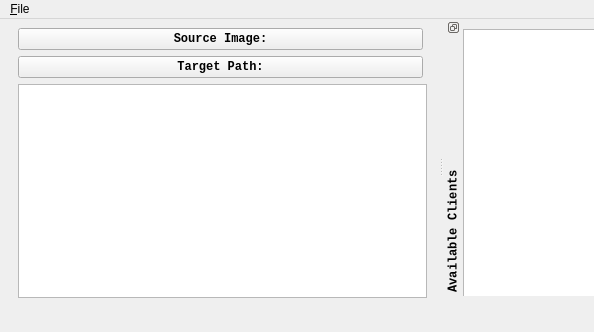
<?xml version="1.0" encoding="UTF-8"?>
<ui version="4.0">
 <class>MainWindow</class>
 <widget class="QMainWindow" name="MainWindow">
  <property name="geometry">
   <rect>
    <x>0</x>
    <y>0</y>
    <width>594</width>
    <height>332</height>
   </rect>
  </property>
  <property name="sizePolicy">
   <sizepolicy hsizetype="Fixed" vsizetype="Fixed">
    <horstretch>0</horstretch>
    <verstretch>0</verstretch>
   </sizepolicy>
  </property>
  <property name="minimumSize">
   <size>
    <width>594</width>
    <height>332</height>
   </size>
  </property>
  <property name="maximumSize">
   <size>
    <width>594</width>
    <height>332</height>
   </size>
  </property>
  <property name="windowTitle">
   <string>MainWindow</string>
  </property>
  <widget class="QWidget" name="centralWidget">
   <layout class="QGridLayout" name="gridLayout_2">
    <item row="3" column="0">
     <widget class="Line" name="line">
      <property name="orientation">
       <enum>Qt::Vertical</enum>
      </property>
     </widget>
    </item>
    <item row="1" column="1">
     <widget class="QPushButton" name="selectTargetButton">
      <property name="sizePolicy">
       <sizepolicy hsizetype="Expanding" vsizetype="Fixed">
        <horstretch>0</horstretch>
        <verstretch>0</verstretch>
       </sizepolicy>
      </property>
      <property name="minimumSize">
       <size>
        <width>115</width>
        <height>0</height>
       </size>
      </property>
      <property name="maximumSize">
       <size>
        <width>411</width>
        <height>16777215</height>
       </size>
      </property>
      <property name="font">
       <font>
        <family>Consolas</family>
        <weight>75</weight>
        <bold>true</bold>
       </font>
      </property>
      <property name="toolTip">
       <string>Select target path.</string>
      </property>
      <property name="text">
       <string>Target Path:</string>
      </property>
      <property name="icon">
       <iconset resource="icons.qrc">
        <normaloff>:/folder-open.png</normaloff>:/folder-open.png</iconset>
      </property>
     </widget>
    </item>
    <item row="0" column="1">
     <widget class="QPushButton" name="selectSourceButton">
      <property name="sizePolicy">
       <sizepolicy hsizetype="Expanding" vsizetype="Fixed">
        <horstretch>0</horstretch>
        <verstretch>0</verstretch>
       </sizepolicy>
      </property>
      <property name="minimumSize">
       <size>
        <width>120</width>
        <height>0</height>
       </size>
      </property>
      <property name="maximumSize">
       <size>
        <width>411</width>
        <height>16777215</height>
       </size>
      </property>
      <property name="font">
       <font>
        <family>Consolas</family>
        <weight>75</weight>
        <bold>true</bold>
       </font>
      </property>
      <property name="toolTip">
       <string>Select source image.</string>
      </property>
      <property name="layoutDirection">
       <enum>Qt::LeftToRight</enum>
      </property>
      <property name="text">
       <string notr="true">Source Image:</string>
      </property>
      <property name="icon">
       <iconset resource="icons.qrc">
        <normaloff>:/drive-harddisk.png</normaloff>:/drive-harddisk.png</iconset>
      </property>
     </widget>
    </item>
    <item row="2" column="1" colspan="2">
     <widget class="QTextBrowser" name="statusBrowser">
      <property name="minimumSize">
       <size>
        <width>221</width>
        <height>0</height>
       </size>
      </property>
      <property name="maximumSize">
       <size>
        <width>409</width>
        <height>16777215</height>
       </size>
      </property>
      <property name="font">
       <font>
        <family>Consolas</family>
       </font>
      </property>
      <property name="focusPolicy">
       <enum>Qt::ClickFocus</enum>
      </property>
     </widget>
    </item>
   </layout>
  </widget>
  <widget class="QDockWidget" name="clientListDock">
   <property name="sizePolicy">
    <sizepolicy hsizetype="Preferred" vsizetype="Fixed">
     <horstretch>0</horstretch>
     <verstretch>0</verstretch>
    </sizepolicy>
   </property>
   <property name="minimumSize">
    <size>
     <width>150</width>
     <height>79</height>
    </size>
   </property>
   <property name="maximumSize">
    <size>
     <width>328</width>
     <height>277</height>
    </size>
   </property>
   <property name="baseSize">
    <size>
     <width>215</width>
     <height>300</height>
    </size>
   </property>
   <property name="font">
    <font>
     <family>Consolas</family>
     <weight>75</weight>
     <bold>true</bold>
    </font>
   </property>
   <property name="focusPolicy">
    <enum>Qt::ClickFocus</enum>
   </property>
   <property name="contextMenuPolicy">
    <enum>Qt::CustomContextMenu</enum>
   </property>
   <property name="features">
    <set>QDockWidget::DockWidgetFloatable|QDockWidget::DockWidgetMovable|QDockWidget::DockWidgetVerticalTitleBar</set>
   </property>
   <property name="allowedAreas">
    <set>Qt::AllDockWidgetAreas</set>
   </property>
   <property name="windowTitle">
    <string>Available Clients</string>
   </property>
   <attribute name="dockWidgetArea">
    <number>2</number>
   </attribute>
   <widget class="QWidget" name="dockWidgetContents">
    <widget class="QTableView" name="clientList">
     <property name="geometry">
      <rect>
       <x>0</x>
       <y>10</y>
       <width>301</width>
       <height>300</height>
      </rect>
     </property>
     <property name="minimumSize">
      <size>
       <width>301</width>
       <height>0</height>
      </size>
     </property>
     <property name="baseSize">
      <size>
       <width>300</width>
       <height>300</height>
      </size>
     </property>
     <property name="font">
      <font>
       <family>Consolas</family>
      </font>
     </property>
     <property name="focusPolicy">
      <enum>Qt::ClickFocus</enum>
     </property>
     <property name="contextMenuPolicy">
      <enum>Qt::CustomContextMenu</enum>
     </property>
     <property name="frameShape">
      <enum>QFrame::StyledPanel</enum>
     </property>
     <property name="lineWidth">
      <number>1</number>
     </property>
     <property name="midLineWidth">
      <number>1</number>
     </property>
     <property name="alternatingRowColors">
      <bool>true</bool>
     </property>
     <property name="sortingEnabled">
      <bool>true</bool>
     </property>
    </widget>
   </widget>
  </widget>
  <widget class="QStatusBar" name="statusBar">
   <property name="font">
    <font>
     <family>Consolas</family>
     <weight>75</weight>
     <bold>true</bold>
    </font>
   </property>
   <property name="sizeGripEnabled">
    <bool>false</bool>
   </property>
  </widget>
  <widget class="QMenuBar" name="menuBar">
   <property name="geometry">
    <rect>
     <x>0</x>
     <y>0</y>
     <width>594</width>
     <height>23</height>
    </rect>
   </property>
   <widget class="QMenu" name="menu_File">
    <property name="title">
     <string>&amp;File</string>
    </property>
    <addaction name="action_Exit"/>
   </widget>
   <addaction name="menu_File"/>
  </widget>
  <action name="action_Exit">
   <property name="icon">
    <iconset resource="icons.qrc">
     <normaloff>:/window-close.png</normaloff>:/window-close.png</iconset>
   </property>
   <property name="text">
    <string>&amp;Exit</string>
   </property>
   <property name="shortcut">
    <string>Ctrl+Q</string>
   </property>
   <property name="iconVisibleInMenu">
    <bool>true</bool>
   </property>
  </action>
 </widget>
 <tabstops>
  <tabstop>selectSourceButton</tabstop>
  <tabstop>selectTargetButton</tabstop>
  <tabstop>clientList</tabstop>
  <tabstop>clientListDock</tabstop>
 </tabstops>
 <resources>
  <include location="icons.qrc"/>
 </resources>
 <connections/>
</ui>
